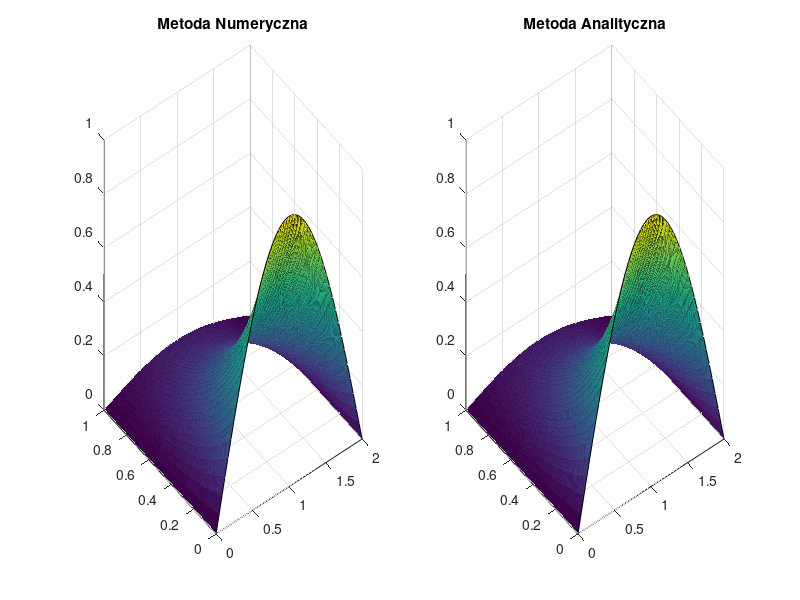

This chart was generated by the following MATLAB code:
clc,clear all
tic
%rozwi�zanie analityczne
G = @(x,t) sin(pi.*x./2).*exp(-(pi.^2).*t./4);

%przedzia� omega
xa=0;
xb=2;
yc=0;
yd=1;

%warunki brzegowe
u1 = @(x) 0;
u2 = @(x) 0;
u3 = @(x,t) sin(pi*x/2);

licznik=0;
%siatka
m=50;
D=1;
deltax=(xb-xa)/(m-1);
x=[xa:deltax:xb];         %przedzia� przestrzenny
deltat=(deltax^2)/D; 
n_end=floor(yd/deltat)+1;
t=[0:deltat:1];           %przedzia� czasowy
theta = 1/2 - deltax^2 / (12 * D * deltat);

%macierz
psi=zeros(n_end,length(x)); %utworzenie pustej macierzy

%dodanie warunku pocz�tkowego
psi(1,:) = u3(x);
psi(:,1) = u1(t);
psi(:,m) = u2(t);

F = diag(eye(m-2));
alfa = D * deltat / deltax^2;
A1 = eye(m-2) .* (2*alfa + 1 + theta);
A2 = diag(eye(m-3)) * -alfa;
A = A1 + diag(A2,-1) + diag(A2, 1);

% Pierwszy poziom za pomocą schematu dwupoziomowego
A_2 = (2+(deltax^2)/(deltat))*diag(eye(m-2));
B_2 = diag(A_2) + -1*diag(diag(eye(m-3)),-1) + -1*diag(diag(eye(m-3)),1);
F = diag(eye(m-2)) * deltax^2/deltat .* psi(1,2:m-1)';
F(1) = F(1) + psi(2,1);
F(length(F)) = F(length(F)) + psi(2, m);  
psi(2,2:m-1) = linsolve(B_2,F);

% Pozostałe poziomy
for n=3:n_end
  F = (1+2*theta) * psi(n-1,2:m-1) - theta * psi(n-2, 2:m-1);
  F(1) = F(1) + alfa * psi(n, 1);
  F(m-2) = F(m-2) + alfa * psi(n, m);
  psi(n,2:m-1) = linsolve(A,F');
  licznik = licznik+1;
end

[X,T] = meshgrid(x,t);
subplot(1,2,1)
surf(X,T,psi)
title('Metoda Numeryczna')
subplot(1,2,2)
surf(X,T,(G(X,T)))
title('Metoda Analityczna')
Error=max(max(abs(psi-G(X,T))))
licznik;
toc
